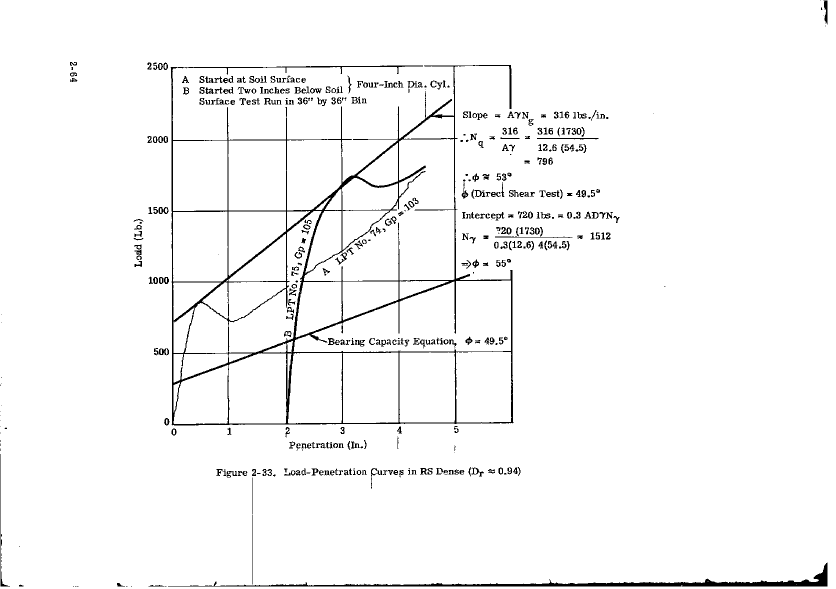
#> input picture img/1968/p0089.png, 1671 x 1178 px, found by its file name (shown at 1/2 size)
$ python read_f233.py
#> lines starting #> are read from the running program, lines starting #| are printed output that depends on the picture; after the words box and inside, x2 and y2 are one past the last pixel; in counts of white or black regions, pixels touching at a corner belong together
"""Reader helper for Figure 2-33 (page p0089.png): builds the centerline of each drawn line from
the ink, samples the recorded traces every 0.25 in of penetration, and writes points-p1.csv.
Pixel coordinates are those of the unrotated page (u right, v down)."""
import json, csv
import numpy as np
from PIL import Image

IMG = 'packet/p0089.png'
CAL = 'out/F2-33/cal-p1/calibration.json'
OUT = 'out/F2-33/points-p1.csv'
FIG = 'F2-33'

im = np.array(Image.open(IMG).convert('L'))
#> im is the input picture: shape (1178, 1671); 96.9% white; 474 black regions (97 under 20 px), largest, box (x1, y1, x2, y2) and area: (341, 130, 1028, 851) 27522, (336, 1125, 1655, 1173) 7897, (1, 908, 20, 1173) 413
dark = im < 128
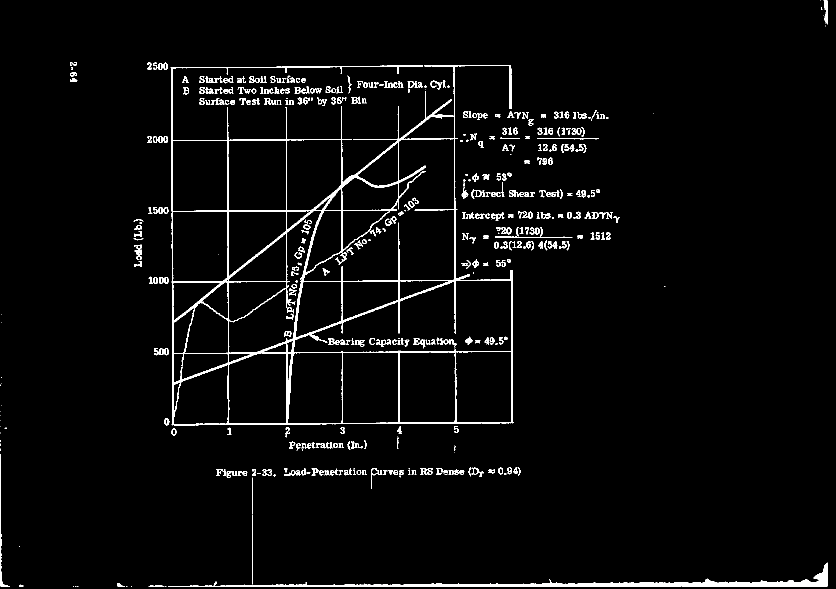
#> dark: shape (1178, 1671) bool (shown at 1/2 size); 3.1% white; 474 white regions (97 under 20 px), largest, box (x1, y1, x2, y2) and area: (341, 130, 1028, 851) 27522, (336, 1125, 1655, 1173) 7897, (1, 908, 20, 1173) 413
#> (the run stopped early here; a loop or call above may not have finished)

$ run again, with img/1968/p0027.png copied over img/1968/p0089.png
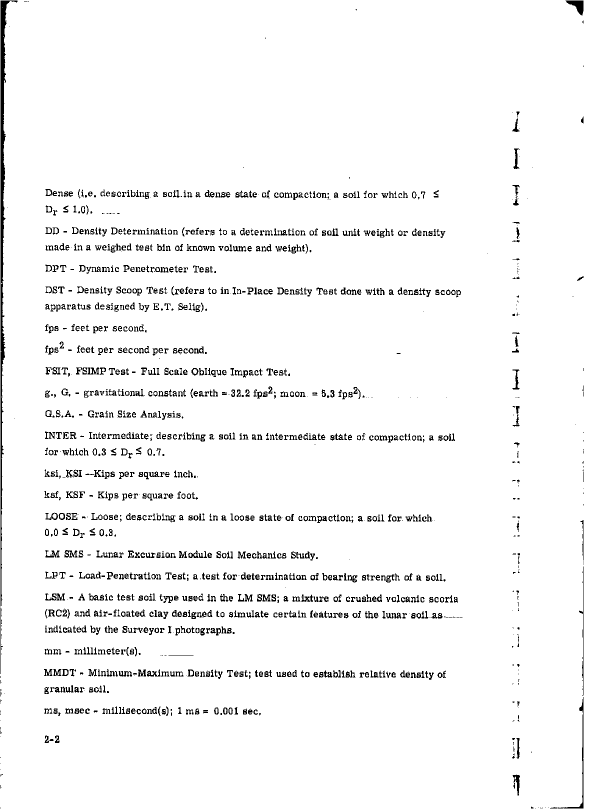
#> input picture img/1968/p0027.png, 1178 x 1618 px, found by its file name (shown at 1/2 size)
#> im is the input picture: shape (1618, 1178); 96.1% white; black in thin lines or dots
#> `dark = im < 128`:
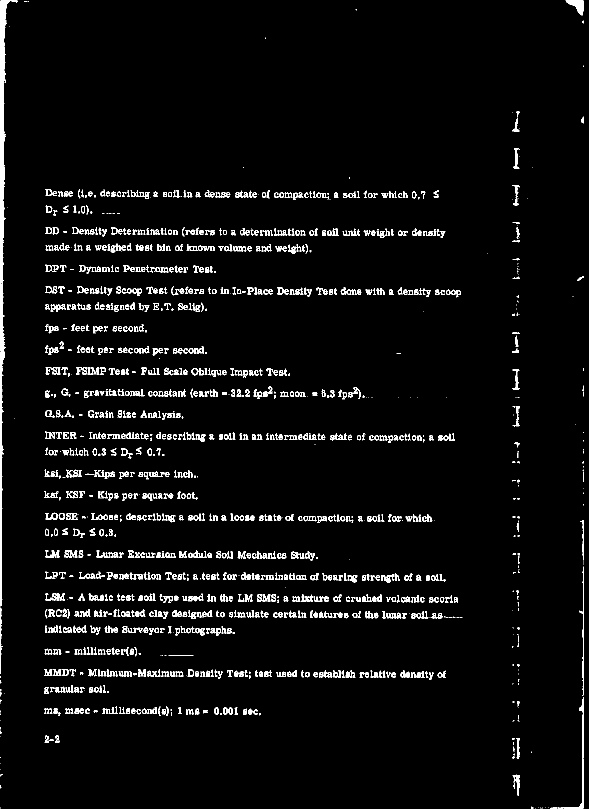
#> dark: shape (1618, 1178) bool (shown at 1/2 size); 3.9% white in thin lines or dots

$ run again, with img/1968/p0037.png copied over img/1968/p0089.png
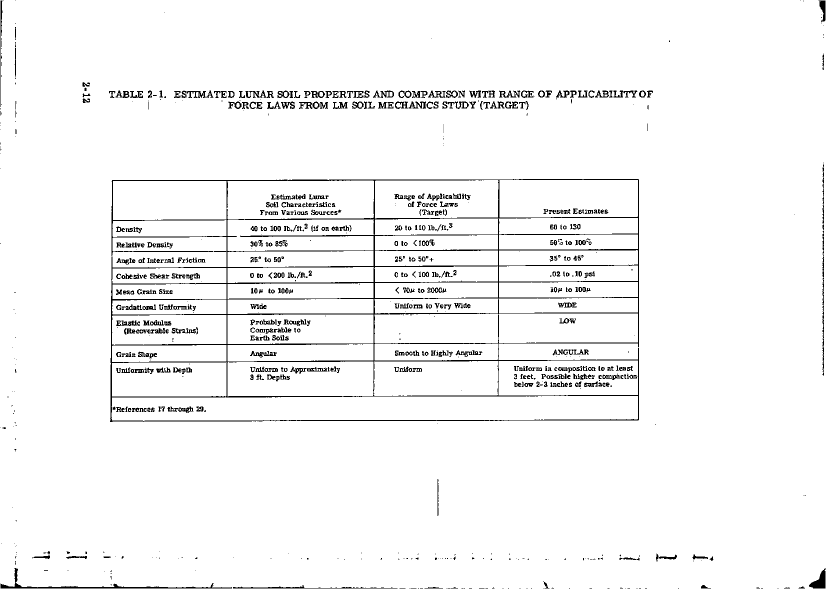
#> input picture img/1968/p0037.png, 1653 x 1178 px, found by its file name (shown at 1/2 size)
#> im is the input picture: shape (1178, 1653); 96.2% white; black in thin lines or dots
#> `dark = im < 128`:
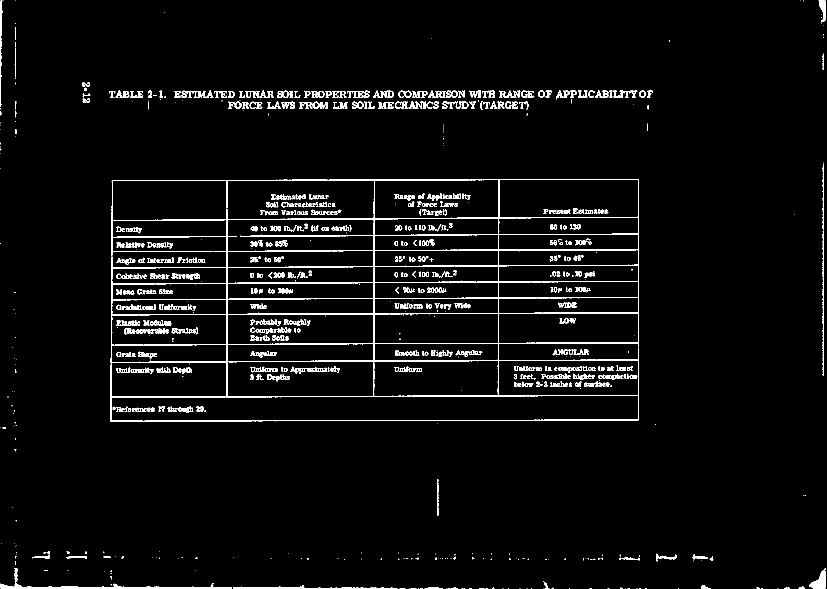
#> dark: shape (1178, 1653) bool (shown at 1/2 size); 3.8% white in thin lines or dots

$ run again, with img/1968/p0039.png copied over img/1968/p0089.png
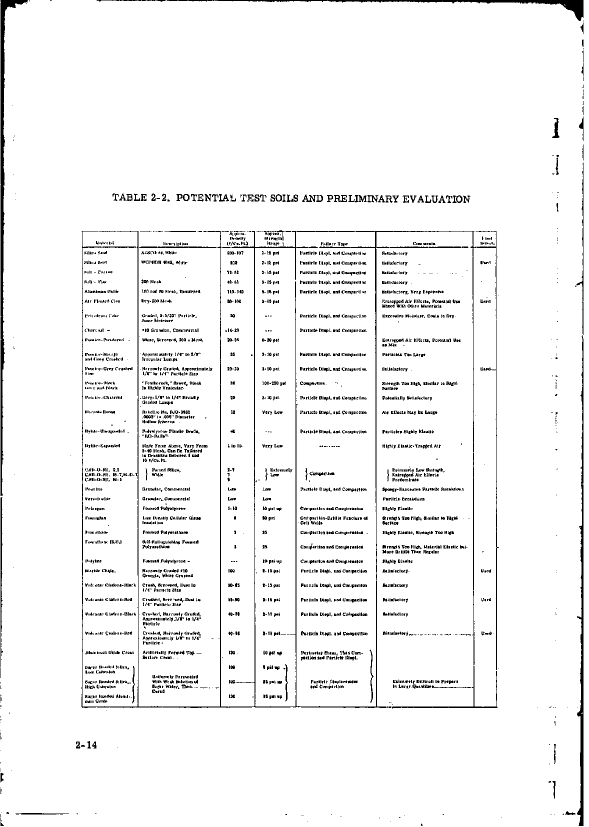
#> input picture img/1968/p0039.png, 1178 x 1653 px, found by its file name (shown at 1/2 size)
#> im is the input picture: shape (1653, 1178); 95.1% white; black in thin lines or dots
#> `dark = im < 128`:
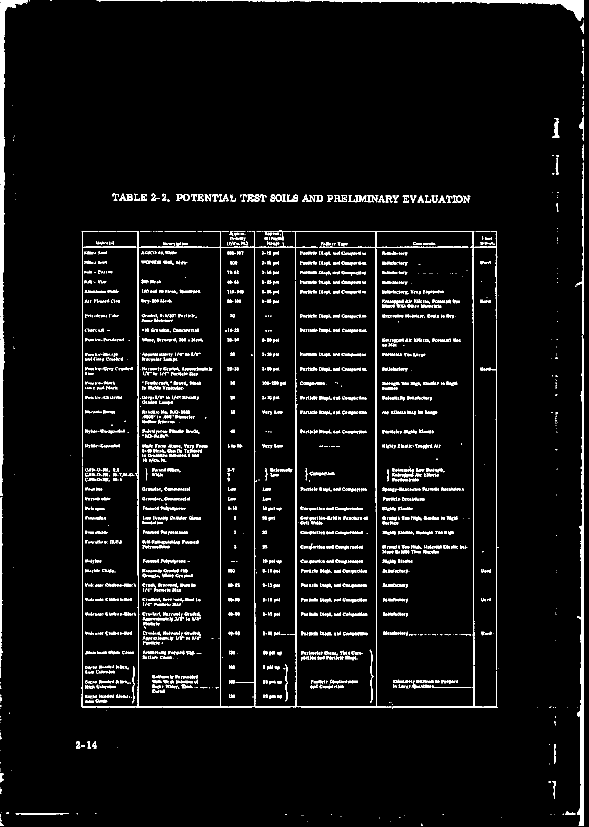
#> dark: shape (1653, 1178) bool (shown at 1/2 size); 4.9% white in thin lines or dots
